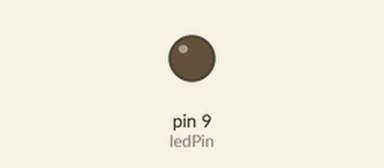
Recording of a sketch running on a simulated Arduino Uno, built with avr-gcc and run on an emulated ATmega328P. Parts: output pins drawn as LEDs (lit = HIGH).

Above: at 1.2 s.
At 9.9 s:
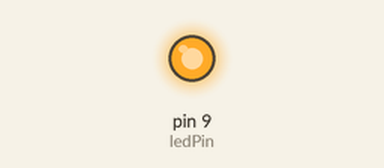
Timing chart, 0 to 10.7 s (numbered marks = the images above):
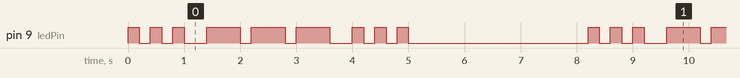

The sketch:

Project_02_SOS.ino
```cpp
/*

Keye New RFID Starter Kit

Project 2

SOS

Edit By Keyes

*/

int ledPin = 9; // Define the digital pin to which the LED is connected

// Define the duration of the dot signal '.' and the dash signal '-' in ms

int dotDuration = 200;

int dashDuration = 600;

// Set the pause time between two characters in ms

int pauseDuration = 200;

void setup() {

pinMode(ledPin, OUTPUT); // Set the pin to output mode

}

void loop() {

// S ···

for (int i = 0; i < 3; i++) {

digitalWrite(ledPin, HIGH);

delay(dotDuration);

digitalWrite(ledPin, LOW);

delay(pauseDuration);

}

delay(pauseDuration);

// O ---

for (int i = 0; i < 3; i++) {

digitalWrite(ledPin, HIGH);

delay(dashDuration);

digitalWrite(ledPin, LOW);

delay(pauseDuration);

}

delay(pauseDuration);

// S ···

for (int i = 0; i < 3; i++) {

digitalWrite(ledPin, HIGH);

delay(dotDuration);

digitalWrite(ledPin, LOW);

delay(pauseDuration);

}

delay(3000); // SOS cycle interval is 3 s

}
```

Measured:
- by itself, pin 9 (ledPin): repeats every 8.2 s: 2 × (LOW 0.20 s, HIGH 0.20 s), LOW 0.40 s, 2 × (HIGH 0.60 s, LOW 0.20 s), HIGH 0.60 s, LOW 0.40 s, 2 × (HIGH 0.20 s, LOW 0.20 s), HIGH 0.20 s, LOW 3.2 s, HIGH 0.20 s
- by itself, everything shown: repeats every 8.2 s, in 18 steps
